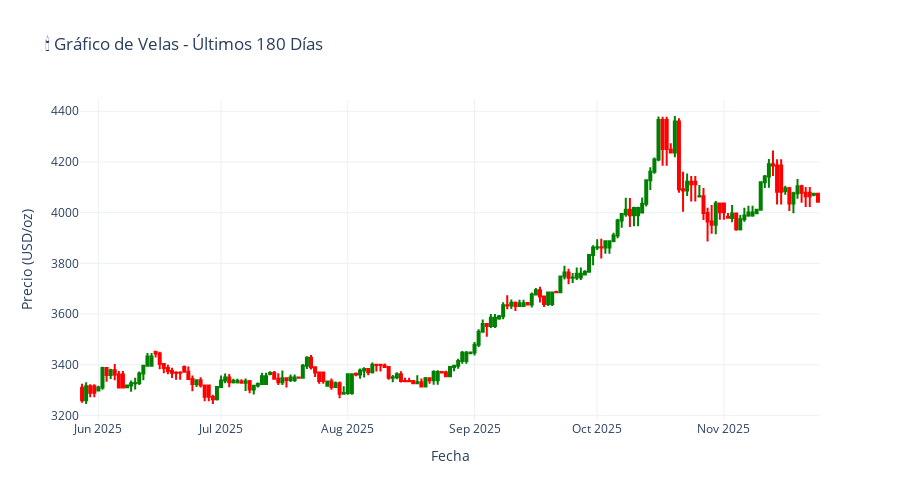

Notebook code for this chart:
### Code cell
# Gráfico de velas (Candlestick) - Últimos 180 días
cutoff_date = df.index.max() - pd.Timedelta(days=180)
df_recent = df.loc[df.index >= cutoff_date]
if df_recent.empty:
    df_recent = df.tail(180)

fig = go.Figure(data=[go.Candlestick(
    x=df_recent.index,
    open=df_recent['Open'],
    high=df_recent['High'],
    low=df_recent['Low'],
    close=df_recent['Close'],
    name='XAU/USD',
    increasing_line_color='green',
    decreasing_line_color='red'
)])

fig.update_layout(
    title='🕯️ Gráfico de Velas - Últimos 180 Días',
    xaxis_title='Fecha',
    yaxis_title='Precio (USD/oz)',
    template='plotly_white',
    height=500,
    xaxis_rangeslider_visible=False
)

fig.show()

### Figure 1 — Plotly figure (JSON) as saved in the notebook; plotly's stock layout.template omitted (floating-point values rounded to 4 significant figures; data arrays with more than 128 entries replaced by an {"elided": "..."} marker saying what was removed)
{"data": [{"close": {"elided": "181 float values"}, "decreasing": {"line": {"color": "red"}}, "high": {"elided": "181 float values"}, "increasing": {"line": {"color": "green"}}, "low": {"elided": "181 float values"}, "name": "XAU/USD", "open": {"elided": "181 float values"}, "type": "candlestick", "x": {"elided": "181 str values"}}], "layout": {"height": 500, "title": {"text": "🕯️ Gráfico de Velas - Últimos 180 Días"}, "xaxis": {"rangeslider": {"visible": false}, "title": {"text": "Fecha"}}, "yaxis": {"title": {"text": "Precio (USD/oz)"}}}}
